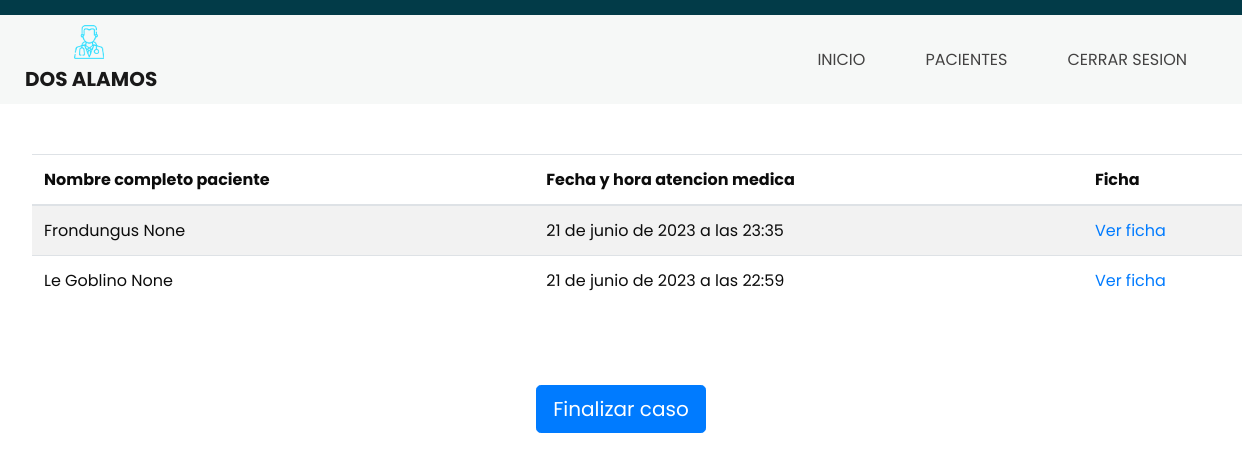
Screenshot of /pacientes/29/ with the database file from the repository.
### core/models.py (models this page shows)
class HoraTomada(models.Model):
    nombrePaciente = models.ForeignKey(User, on_delete=models.PROTECT, verbose_name='Paciente', null=True, related_name='horas_paciente')
    apellidoPaciente = models.CharField(max_length=50, verbose_name='Apellido del paciente',null=True)
    nombreComuna = models.CharField(max_length=50, verbose_name='Comuna del paciente',null=True)
    correoPaciente = models.CharField(max_length=50, verbose_name='Correo del paciente',null=True)
    fecha_creacion = models.DateTimeField(auto_now_add=True)
    hora = models.DateTimeField(auto_now_add=True)
    doctor = models.ForeignKey(User, on_delete=models.PROTECT, verbose_name='Medico', null=True, related_name='horas_doctor')
    ESTADO_CHOICES = (
        ('abierto', 'Abierto'),
        ('cerrado', 'Cerrado'),
    )
    estado = models.CharField(max_length=10, choices=ESTADO_CHOICES, default='abierto')

### core/views.py (the view)
# urls.py: path('pacientes/<id>/', pacientes, name="pacientes"),
def pacientes(request, id):
    usuario = get_object_or_404(User, pk=id)
    horaTomada = HoraTomada.objects.filter(doctor=id, estado='cerrado')
    user_id = request.user.id  # Obtener el ID del usuario logueado
    data = {
        'usuario':usuario,
        'horaTomada':horaTomada,
        'user_id': user_id
    }
    return render(request, 'core/pacientes.html',data)

### core/templates/core/pacientes.html (shortened to what this page needs)
{%load static%}
<head>
  <link rel="stylesheet" type="text/css"
    href="https://cdnjs.cloudflare.com/ajax/libs/OwlCarousel2/2.1.3/assets/owl.carousel.min.css" />
  <link rel="stylesheet" href="https://cdn.jsdelivr.net/npm/bootstrap@4.0.0/dist/css/bootstrap.min.css"
>
  <link href="{% static 'core/css/style.css'%}" rel="stylesheet" />
  <link href="{% static 'css/responsive.css' %}" rel="stylesheet" />
</head>
<body>
  <div class="hero_area">
    <header class="header_section">
      <div class="container-fluid">
        <nav class="navbar navbar-expand-lg custom_nav-container">
          <a class="navbar-brand" href="{% url 'vista_medico' %}">
            <img src="{% static 'core/IMG/logo.png' %}" alt="Logo">
            <span>Dos alamos</span>
          </a>
          <div class="collapse navbar-collapse" id="navbarSupportedContent">
            <ul class="navbar-nav ml-auto">
              <li class="nav-item active">
                <a class="nav-link" href="{% url 'vista_medico' %}">Inicio <span class="sr-only">(current)</span></a>
              </li>
              <li class="nav-item">
                <a class="nav-link" href="{% url 'pacientes' user_id %}">Pacientes</a>
              </li>
              <li class="nav-item">
                <a class="nav-link" href="#">Cerrar Sesion</a>
              </li>
            </ul>
          </div>
        </nav>
      </div>
    </header>
    <div class="tabla">
      <table class="table table-striped">
        <thead>
          <tr>
            <th scope="col">Nombre completo paciente</th>
            <th scope="col">Fecha y hora atencion medica</th>
            <th scope="col">Ficha</th>
          </tr>
        </thead>
        <tbody>
          {% for h in horaTomada %}
          <tr>
            <td>{{h.nombrePaciente}} {{h.apellidoPaciente}}</td>
            <td>{{h.fecha_creacion}}</td>
            <td><a href="{% url 'ficha' %}">Ver ficha</a></td>
          </tr>
          {% endfor %}
        </tbody>
      </table>
      <div class="d-flex justify-content-center mt-3 md-3 p-5">
        <button type="button" class="btn btn-primary btn-lg citas">
          Finalizar caso
        </button>
      </div>
    </div>
</body>
</html>

### core/static/core/CSS/style.css (style rules this page uses)
body { font-family: "Poppins", sans-serif; color: #0c0c0c; background-color: #ffffff; }
.hero_area { height: 98vh; position: relative; }
.hero_area::before { content: ""; position: absolute; width: 100%; height: 15px; background-color: #023b48; }
.header_section { background-color: #f6f8f7; padding-top: 15px; }
.header_section .container-fluid { padding-right: 25px; padding-left: 25px; }
.custom_nav-container.navbar-expand-lg .navbar-nav .nav-link { padding: 10px 30px; color: #434242; text-align: center; text-transform: uppercase; }
a, a:hover, a:focus { text-decoration: none; }
.btn, .btn:focus { outline: none !important; -webkit-box-shadow: none; box-shadow: none; }
.navbar-brand, .navbar-brand:hover { text-transform: uppercase; font-weight: bold; font-size: 24px; color: #fafcfd; }
.navbar-brand { display: -webkit-box; display: -ms-flexbox; display: flex; -webkit-box-align: center; -ms-flex-align: center; align-items: center; -webkit-box-orient: vertical; -webkit-box-direction: normal; -ms-flex-direction: column; flex-direction: column; }
.navbar-brand img { width: 30px; margin-right: 5px; }
.navbar-brand span { font-size: 20px; font-weight: 700; color: #191919; margin-top: 5px; }
.custom_nav-container { z-index: 99999; padding: 5px 0; }
@media (min-width: 768px) { .tabla { margin-top: 50px; } }

### core/templates/core/pacientes.html (style rules this page uses)
.table { margin: 2rem; padding: 1.5rem; border: medium; border-width: .2rem; }

### rows the page displays
HoraTomada: nombrePaciente "Frondungus", apellidoPaciente "None", fecha_creacion "21 de junio de 2023 a las 23:35"
HoraTomada: nombrePaciente "Le Goblino", apellidoPaciente "None", fecha_creacion "21 de junio de 2023 a las 22:59"
